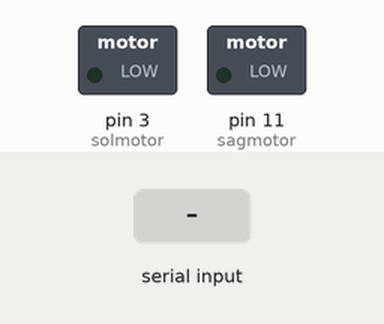
This sketch was run on a simulated Arduino Uno, built with avr-gcc and run on an emulated ATmega328P. On the bench: switched loads named in the sketch (green lamp = pin HIGH). The inputs (shaded band) are chosen by the test bench.

Above: at 1.2 s.
1.3 s: "2" received over the second serial link
At 2.1 s:
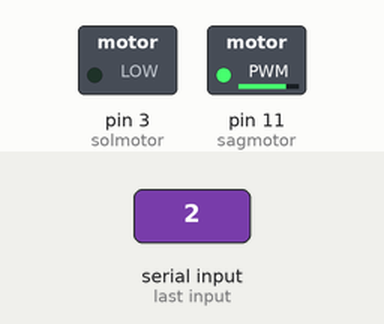
2.8 s: "3" received over the second serial link
At 3.2 s:
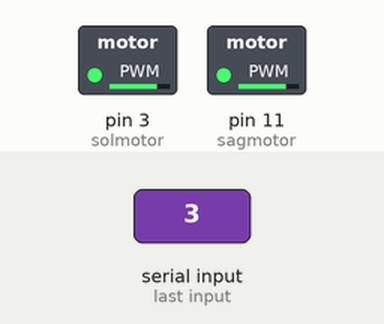
4.3 s: "0" received over the second serial link
At 5.6 s:
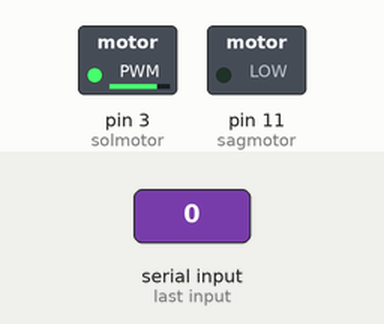
Timing chart, 0 to 7.3 s (numbered marks = the images above; inputs shaded):
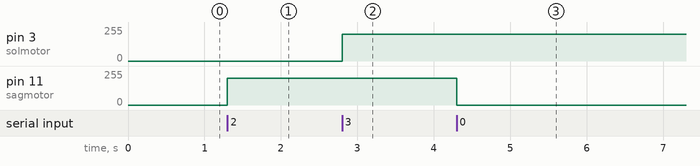

The sketch:

esp8266.ino
```cpp
#include <SoftwareSerial.h>

SoftwareSerial BTSerial(2,4);

const int solmotor=3;
const int sagmotor=11;
const int dirsag=12;
const int dirsol=13;
char oku;

void setup() {
  //-- Motor
  pinMode(solmotor, OUTPUT);
  pinMode(sagmotor, OUTPUT);

  analogWrite(solmotor,0);
  analogWrite(sagmotor,0);

  Serial.begin(9600);
  BTSerial.begin(9600);

}

void loop()
{
  if (BTSerial.available()){
    oku = BTSerial.read();
    processCommand(oku);
  }

}

void processCommand(char input)
{

 if (input=='0') //sagmotor durması 0
  {
    analogWrite(sagmotor,0);
  }
 if (input=='1') //solmotor durması
  {
    analogWrite(solmotor,0);
  }
  if (input=='2') //sagmotor hızlandırma
  {
    //digitalWrite(dirsag,HIGH);
    analogWrite(sagmotor,200);
  }
  if (input=='3') // sol motor hızlandırma
  {
   // digitalWrite(dirsol,HIGH);
    analogWrite(solmotor,200);
  }
 //   if (input=='4') // sol motor hızlandırma
 // {
    //digitalWrite(dirsol,LOW);
  //  analogWrite(solmotor,150);
 // }
 //  if (input=='5') // sol motor hızlandırma
 // {
  //  digitalWrite(dirsag,LOW);
   // analogWrite(sagmotor,150);
  //}
}
```

Measured:
- after the input at 1.3 s, pin 11 (sagmotor): 0/255 → 200/255 at once
- after the input at 2.8 s, pin 3 (solmotor): 0/255 → 200/255 at once
- after the input at 4.3 s, pin 11 (sagmotor): 200/255 → 0/255 at once
